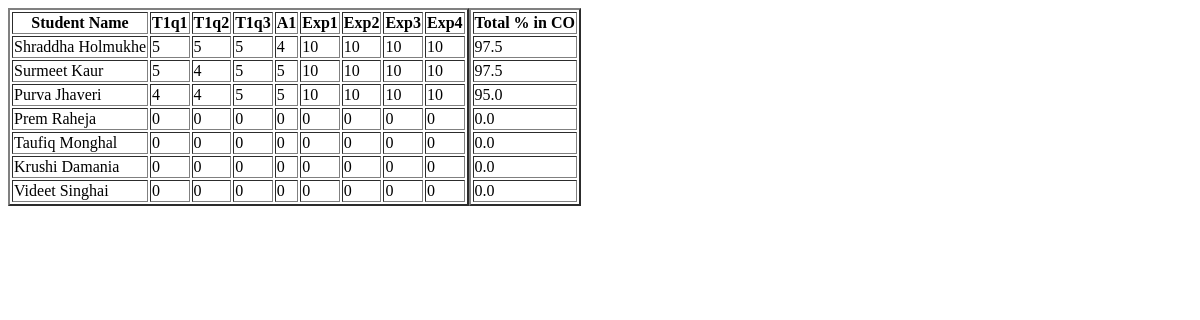
The app's page /copo/, older data.
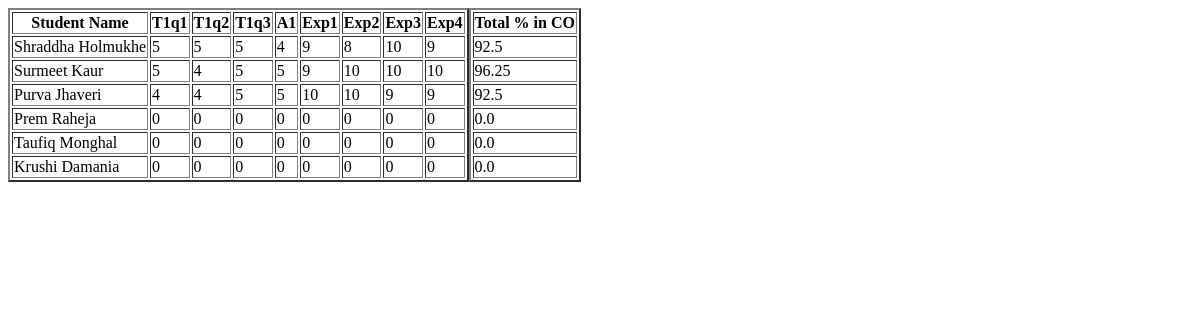
The same page, newer data.
### copo/models.py (models this page shows, shortened)
class COatdadbms(models.Model):
    cono = models.CharField(max_length=2)
    atd = models.CharField(max_length=50)

### teachers/models.py (models this page shows, shortened)
class Students(models.Model):
    student_roll = models.AutoField(primary_key=True, unique=True, editable=False)
    student_name = models.CharField(max_length=70)
    Exp1 = models.IntegerField(default=0)
    Exp2 = models.IntegerField(default=0)
    Exp3 = models.IntegerField(default=0)
    Exp4 = models.IntegerField(default=0)
    Exp5 = models.IntegerField(default=0)
    Exp6 = models.IntegerField(default=0)
    Exp7 = models.IntegerField(default=0)
    Exp8 = models.IntegerField(default=0)
    Exp9 = models.IntegerField(default=0)
    Exp10 = models.IntegerField(default=0)
    exp_avg = models.IntegerField(default=0)
    T1q1 = models.IntegerField(default=0)
    T1q2 = models.IntegerField(default=0)
    T1q3 = models.IntegerField(default=0)
    T1q4 = models.IntegerField(default=0)
    T1_total = models.IntegerField(default=0)
    T2q1 = models.IntegerField(default=0)
    T2q2 = models.IntegerField(default=0)
    T2q3 = models.IntegerField(default=0)
    T2q4 = models.IntegerField(default=0)
    T2_total = models.IntegerField(default=0)
    TT_avg = models.IntegerField(default=0)
    A1 = models.IntegerField(default=0)
    A2 = models.IntegerField(default=0)
    Ass_avg = models.IntegerField(default=0)
    attendance = models.IntegerField(default=0)
    final_marks = models.IntegerField(default=0)

### copo/views.py (the view)
def ViewCO(request):
    Atdmap = COatdadbms.objects.filter(cono=1)
    S = Students.objects.all()
    patterntesta = re.compile("[T][1-2]q[1-4]|[A][1-2]")
    total = []
    for b in S:
        ta = 0
        texp = 0
        pta = 0
        pexp = 0
        for u in Atdmap:
            n = str(u.atd)
            m = getattr(b, n)
            if patterntesta.match(n):
                ta += 1
                pta += int(m)
            else:
                texp += 1
                pexp += int(m)
        ttl = (((pta * 100)/(5 * ta)) + ((pexp * 100)/(10 * texp))) / 2
        total.append(ttl)
    context = {
        "S": S,
        "a": Atdmap,
        "total": total,
    }
    template = loader.get_template("copo/ViewCO.html")
    return HttpResponse(template.render(context, request))

### copo/templatetags/getattribute.py (called while the page is built)
def getattribute(value, arg):
    if "." in str(arg):
        firstarg = str(arg).split(".")[0]
        value = getattribute(value, firstarg)
        arg = ".".join(str(arg).split(".")[1:])
        return getattribute(value, arg)
    if hasattr(value, str(arg)):
        return getattr(value, arg)
    elif hasattr(value, 'has_key') and value.has_key(arg):
        return value[arg]
    elif numeric_test.match(str(arg)) and len(value) > int(arg):
        return value[int(arg)]
    else:
        return 'no attr.' + str(arg) + 'for:' + str(value)

### copo/templates/copo/ViewCO.html (shortened to what this page needs)
{% load getattribute %}
<table class="one" border="2">
    <tr>
        <th> Student Name</th>
        {%      for u in a %}
        <th>
            {{ u.atd }}
        </th>
        {%      endfor %}
    </tr>
    {%     for b in S %}
    <tr>
        <td>
        {{ b.student_name }}
    </td>
    {%      for u in a %}
        <td>
            {{ b|getattribute:u.atd }}
       </td>
        {%      endfor %}
</tr>
    {%      endfor %}
</table>
<table class="two" border="2">
    <tr><th>Total % in CO</th></tr>
    {%     for i in total %}
    <tr>
        <td>
            {{ i }}
        </td>
    </tr>{%      endfor %}
</table>

Row changes from the older to the newer data that the page shows:
removed Students: student_name "Videet Singhai", COatdadbms (atd.T1q1 "0"), COatdadbms (atd.T1q2 "0"), COatdadbms (atd.T1q3 "0"), COatdadbms (atd.A1 "0"), COatdadbms (atd.Exp1 "0"), COatdadbms (atd.Exp2 "0"), COatdadbms (atd.Exp3 "0"), COatdadbms (atd.Exp4 "0")
changed through a linked row, COatdadbms "Exp1": atd.Exp1 "10" → "9"
changed through a linked row, COatdadbms "Exp2": atd.Exp2 "10" → "8"
changed through a linked row, COatdadbms "Exp3": atd.Exp3 "10" → "9"
changed through a linked row, COatdadbms "Exp4": atd.Exp4 "10" → "9"
Text that changed along with them:
new list line: "92.5"
new list line: "96.25"
list line gone: "97.5"
list line gone: "95.0"
list line gone: "0.0"
